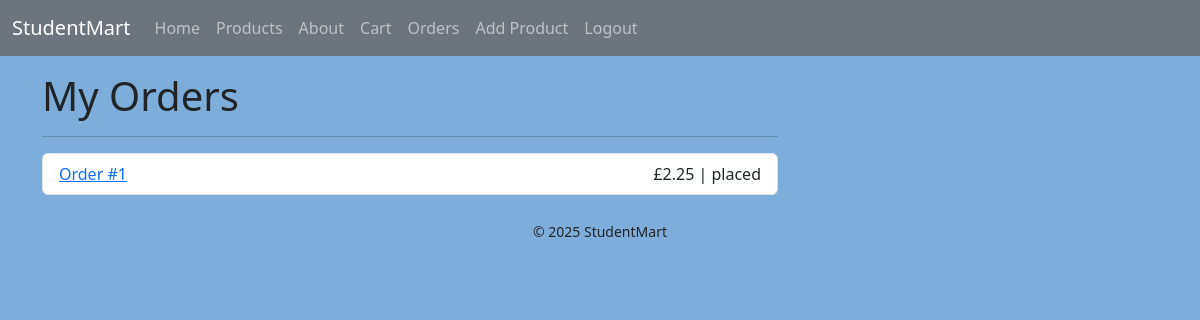
The app's page /orders/ (signed in) with its own data.
### tables this page shows
CREATE TABLE orders (
  id INTEGER PRIMARY KEY AUTOINCREMENT,
  user_id INTEGER NOT NULL REFERENCES users(id),
  created TIMESTAMP DEFAULT CURRENT_TIMESTAMP,
  status TEXT NOT NULL DEFAULT 'placed',  -- placed/paid/cancelled etc.
  total REAL NOT NULL DEFAULT 0
);

### app.py (the view)
@app.route("/orders/")
def orders():
    if session.get("user_id") is None:
        flash("Please login to view orders.", "warning")
        return redirect(url_for("login"))
    my_orders = orders_for_user(session["user_id"])
    return render_template("orders.html", title="My Orders", orders=my_orders)

### app.py (called while the page is built)
@app.context_processor
def inject_csrf_token():
    return dict(csrf_token=generate_csrf())

@app.context_processor
def inject_site_name():
    return dict(siteName=siteName)

### db/db.py (called while the page is built)
def get_db_connection():
    base_dir = os.path.dirname(os.path.abspath(__file__))
    db_path = os.path.join(base_dir, "database.db")
    conn = sqlite3.connect(db_path)
    conn.row_factory = sqlite3.Row
    return conn

def orders_for_user(user_id):
    conn = get_db_connection()
    rows = conn.execute("""
        SELECT * FROM orders
        WHERE user_id=?
        ORDER BY created DESC
    """, (user_id,)).fetchall()
    conn.close()
    return rows

### templates/orders.html
{% extends "base.html" %}
{% block content %}
<h1>My Orders</h1>
<hr>
{% if orders %}
  <ul class="list-group">
    {% for o in orders %}
      <li class="list-group-item d-flex justify-content-between align-items-center">
        <a href="{{ url_for('order_receipt', order_id=o['id']) }}">Order #{{ o['id'] }}</a>
        <span>£{{ '%.2f'|format(o['total']) }} | {{ o['status'] }}</span>
      </li>
    {% endfor %}
  </ul>
{% else %}
  <p class="text-muted">No orders yet.</p>
{% endif %}
{% endblock %}

### static/styles.css (style rules this page uses)
body { background: #7daedb; }

### records on screen
orders: id "1", total "2.25", status "placed"

### other values on screen
{{ siteName }} "StudentMart"
